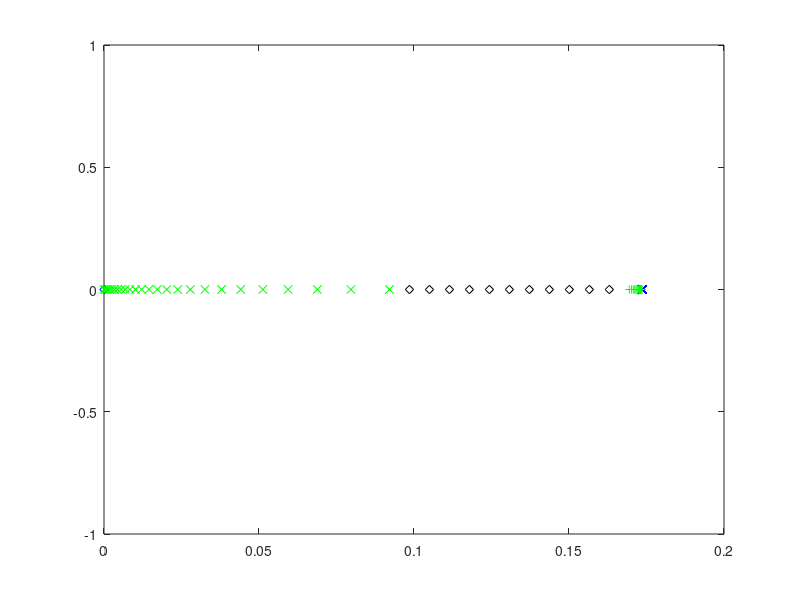
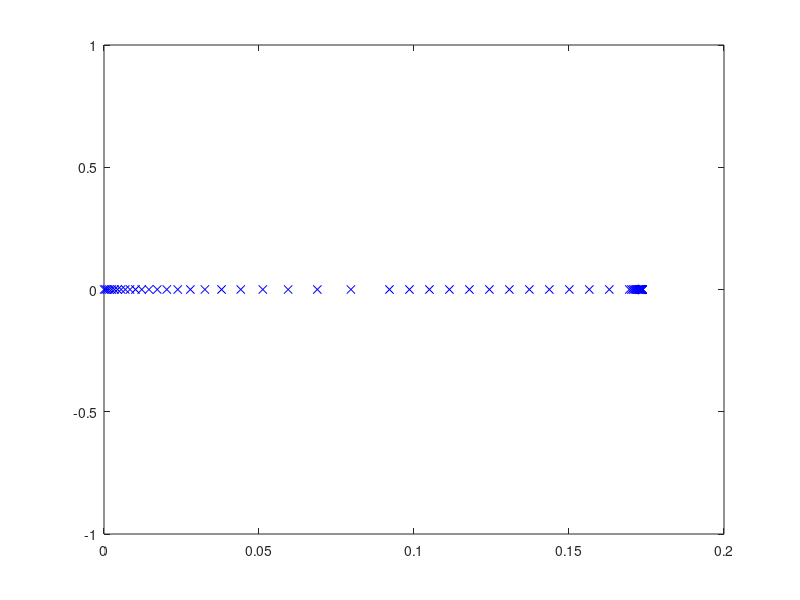

MATLAB code for these plots, in order: (Note: this script raises an error after producing the figures.)
 close all
clear
clc
 
% Dimensional fluid constants (tin as leaves cartridge) for NS
g_dim = 9.8; %m/s^2
save('g_dim.mat','g_dim') 
rho_dim = 1000; %kg/m^3
save('rho_dim.mat','rho_dim') 
nu_dim = 1E-6; %m^2/s
save('nu_dim.mat','nu_dim')
sigma_1e_dim = 72.86E-3;%Kg/s^2 (i.e. N/m)
save('sigma_1e_dim.mat','sigma_1e_dim')
R = .5E-6; %droplet radius

%equilibrium contact angle
theta_c_eq = 60  *pi/180;
save('theta_c_eq.mat','theta_c_eq')

% width of the interfacial phase in metres (recommended 
%value is 1E-9)
width_dim = 1E-9; 
save('width_dim.mat','width_dim')

%IFM coefficients for the free-surface
%Beta for liquid-gas interface (this
%could have a coefficient in front, but we take it to be one)
beta_g_dim = rho_dim*nu_dim/width_dim;
save('beta_g_dim.mat','beta_g_dim')
%Alpha coefficient for liquid-gas interface (this could also
%have a coefficient in front but we also take it to be one, 
%making it the inverse of the beta_g constant)
alpha_g_dim = width_dim/(rho_dim*nu_dim); 
save('alpha_g_dim.mat','alpha_g_dim')
%Surface density at which surface tension is zero 
%(this is taken as the volume density times the width of the 
%surface phase)
rhos_0_dim = rho_dim*width_dim; 
save('rhos_0_dim.mat','rhos_0_dim')
%Equilibrium surface density of liquid-gas 
%interface
rhos1_e_dim = 0.6*rhos_0_dim; 
save('rhos1_e_dim.mat','rhos1_e_dim')
%Proportionality constant for the state equation for surface 
%tension as a function of density on the liquid-gas 
%interface
gamma_g_dim = sigma_1e_dim/(rhos_0_dim-rhos1_e_dim);
save('gamma_g_dim.mat','gamma_g_dim')
%relaxation time of surface 1 in seconds
tau_g_dim = rho_dim*nu_dim*7E-6;
save('tau_g_dim.mat','tau_g_dim')

%solid-gas surface tension
sigma_gs = 0;

%IFM coefficients for the liquid-solid interface
%constant in front of the state equation for the liquid-solid
%surface
gamma_s_dim = gamma_g_dim;
save('gamma_s_dim.mat','gamma_s_dim')
%Equilibrium surface tension for the liqud-solid interface
%(this is a function of other paremeter that we have already
%chosen)
sigma_2e_dim = -sigma_1e_dim*cos(theta_c_eq)+sigma_gs;
save('sigma_2e_dim.mat','sigma_2e_dim')
%equilibrium surface density for liquid-solid surface
%(chosen so as to have a 30 degree static contact angle)
rhos2_e_dim = rhos_0_dim - sigma_2e_dim/gamma_s_dim; 
save('rhos2_e_dim.mat','rhos2_e_dim')
%Beta navier slip
beta_ns_dim = rho_dim*nu_dim/width_dim;   
save('beta_ns_dim.mat','beta_ns_dim')
%alpha coefficient for the solid-liquid interface
alpha_s_dim = alpha_g_dim; 
save('alpha_s_dim.mat','alpha_s_dim')
%relaxation time for the liquid-solid interface
tau_s_dim = rho_dim*nu_dim*7E-6;
save('tau_s_dim.mat','tau_s_dim')

%Unit height 
L_dim = R;
save('L_dim.mat','L_dim') 

%Unit speed
%U_dim = sigma_1e_dim/(rho_dim*nu_dim); %i.e. Ca = 1
U_dim = 1; %m/s
save('U_dim.mat','U_dim')

%Unit time (capillary time based on unit length)
T_dim = L_dim/U_dim; 
save('T_dim.mat','T_dim')



%Unit of pressure 
P_dim = rho_dim*nu_dim*U_dim/L_dim;
save('P_dim.mat','P_dim')

%Dimensionless numbers for the bulk equations
Re = U_dim*L_dim/nu_dim; %Reynolds number
save('Re.mat','Re')
St = 0;%g_dim*L_dim^2/(nu_dim*U_dim); %Stokes number
save('St.mat','St')
Ca = rho_dim*nu_dim*U_dim/sigma_1e_dim; %Capillary number
save('Ca.mat','Ca')

%Dimensionless numbers for the liquid-gas IFM
%dimensionless beta coefficient for the gas interface
Bg = beta_g_dim*U_dim*L_dim/sigma_1e_dim;
save('Bg.mat','Bg')
%dimensionless alpha coefficient for the gas interface
Eg = alpha_g_dim*sigma_1e_dim/(U_dim*L_dim);
save('Eg.mat','Eg')
%Dimensionless constant for the state equation on
%the liquid-gas interface
Cg = gamma_g_dim*rhos_0_dim/sigma_1e_dim;
save('Cg.mat','Cg')
%dimensionless equilibrium density
Dg = rhos1_e_dim/rhos_0_dim; 
save('Dg.mat','Dg')
%dimensionless surface density ratio
Fg = rhos_0_dim/(rho_dim*U_dim*tau_g_dim);
save('Fg.mat','Fg')
%Dimensionless relaxation time
Tg = 0;%tau_g_dim*U_dim/L_dim;
save('Tg.mat','Tg')

%Dimensionless numbers for liquid-gas IFM
%dimensionless beta coefficient for the gas interface
Be = beta_ns_dim*L_dim/(rho_dim*nu_dim*U_dim);
save('Be.mat','Be')
%dimensionless alpha coefficient for the solid-liquid 
%interface
Es = alpha_s_dim*sigma_1e_dim/(U_dim*L_dim);
save('Es.mat','Es')
%dimensionless coefficient of the state equation for the
%liquid-solid interface
Cs = gamma_s_dim*rhos_0_dim/sigma_1e_dim;
save('Cs.mat','Cs')
%dimensionless equilibrium density
Ds = rhos2_e_dim/rhos_0_dim; 
save('Ds.mat','Ds')
%dimensionless surface-density ratio for the liquid-solid
%interface
Fs = rhos_0_dim/(rho_dim*U_dim*tau_s_dim);
save('Fs.mat','Fs')
%Dimensionless relaxation time for solid-liquid interface
Ts = tau_s_dim*U_dim/L_dim;
save('Ts.mat','Ts')

%Contact line dimensionless numbers
So = sigma_gs/sigma_1e_dim;
save('So.mat','So')

%Data for initial configuration of the simulation 
theta_c_ini = 170*pi/180; %radians 
save('theta_c_ini.mat','theta_c_ini')

%z-traslation for the centre of the sphere
trans_z = cos(pi-theta_c_ini);

%distance from origin to apex
h_0 = 1+trans_z;

%initial distance from origin to focus
f = sin(pi-theta_c_ini); %based on the shape of a parabola

%Required mesh resolution
l_min = min(1,5E-3/Ca)/(1000*Be);% .005;% following J&Y IJFNMF 2012 

%spine feet parameters
%this part here sets the number and spacing of the spines closer to the
%contact line. In this region, each odd-numbered spine has one more 
%element to its right than to its left
spine_factor_r =  1.15;%1.15;%;%needs to be slightly bigger than 1     1.05;%
save('spine_factor_r.mat','spine_factor_r')
n_spines_r = 25;% 5;% must be an odd number          5;%
save('n_spines_r.mat','n_spines_r')

%This part defines the number of spines and their separation for the
%following section of the domain. Spines can be more separated here as we 
%do not need such a high resultion furhter away from the contact line
spine_factor_m = 1.2;%                   2;%   
save('spine_factor_m.mat','spine_factor_m')
n_spines_m = 21;% 5;% must be an odd number        
save('n_spines_m.mat','n_spines_m') 

%The following part sets the number and spacing of the spines near the
%inflow boundary. An intermediate section between this one and the last one
%constructed is then created using uniform spacing
l_min_l = .5E-3;% 1E-2;%                .01;%
spine_factor_l = 1.15;% 1.11;% this needs to be slightly bigger than 1, James' value = 1.07
save('spine_factor_l.mat','spine_factor_l')
n_spines_l = 25;% 5;% must be an odd number        5;% 
save('n_spines_l.mat','n_spines_l')


tol_spine_ang = 1E-12; %this is just a numerical parameter to define 
%convergence of the spine lentgh's initial guess

%%
spine_feet = zeros(1,n_spines_r+n_spines_m-1);
spine_feet(1) = f;
spine_feet(2) = f-l_min;
spine_feet(3) = f-l_min*(1+spine_factor_r);
for ii = 4:n_spines_r
    spine_feet(ii) = spine_feet(ii-1) ...
                     - spine_factor_r*(spine_feet(ii-2) ...
                                       - spine_feet(ii-1));
end
figure
plot(spine_feet(1:n_spines_r),zeros(1,n_spines_r),'xb')
hold on
for ii = n_spines_r+1:n_spines_r+n_spines_m-1
    spine_feet(ii) = spine_feet(ii-1) ...
                     - spine_factor_m*(spine_feet(ii-2) ...
                                       - spine_feet(ii-1));
end
plot(spine_feet(n_spines_r+1:n_spines_r+n_spines_m-1),zeros(1,n_spines_m-1),'+g')
plot(0,0,'db')
pause
%constructing the spine feet on the left end
spines_feet_left_end = zeros(1,n_spines_l);
spines_feet_left_end(end) = 0;
spines_feet_left_end(end-1) = 0 + l_min_l;
for ii = 2:n_spines_l-1
    spines_feet_left_end(end-ii) = spines_feet_left_end(end-ii+1) ...
                                   + spine_factor_l ...
                                     *(spines_feet_left_end(end-ii+1) ...
                                       - spines_feet_left_end(end-ii+2));
end
plot(spines_feet_left_end,zeros(1,n_spines_l),'xg')
pause
left_width = spines_feet_left_end(1)-spines_feet_left_end(2);
right_width = spine_feet(end-1)-spine_feet(end);
av_width = (left_width+right_width)/2;
n_inter = ceil((spine_feet(end)-spines_feet_left_end(1))/av_width);
if mod(n_inter,2) ~= 0
    n_inter = n_inter+1;
end
width = (spine_feet(end)-spines_feet_left_end(1))/n_inter;
spine_feet = [spine_feet,zeros(1,n_inter-1)];
for ii = 0:n_inter-2
    spine_feet(end-ii) = spines_feet_left_end(1)+(ii+1)*width;
end
plot(spine_feet(end-n_inter+2:end),zeros(1,n_inter-1),'dk')
pause
%Joining everything
spine_feet = [spine_feet,spines_feet_left_end];
n_spines = length(spine_feet);
save('n_spines.mat','n_spines')
close all
figure
plot(spine_feet,zeros(size(spine_feet)),'xb');

save('spine_feet.mat','spine_feet')
spine_feet_locator = spine_feet/f;
save('spine_feet_locator.mat','spine_feet_locator')

%Chi value for each spine
%This is the coordinate of the bipolar system that corresponds to the
%circle that passes through each spine feet
chi_spines = zeros(1,n_spines);
chi_spines(1) = Inf;
chi_spines(end) = 0;
for ii = 2:n_spines-1
    fun = @(chi) foot_of_chi(chi,f)-spine_feet(ii);
    chi_spines(ii) = fzero(fun,5);
end

%The radius of each spine (from the third spine on) is determined by its
%chi coordinate
R_spines = zeros(1,n_spines);
%we force the second spine to have its centre at the contact line. This is
%so that we can enforce the condition lim_{r\to 0} \partial_{\theta}p = 0,
%by equating the pressure values on the two points of this spine as done in
%S&S CMAME 2011
R_spines(2) = abs(spine_feet(1)-spine_feet(2));
R_spines(3) = abs(spine_feet(1)-spine_feet(3));
R_spines(end) = inf;
for ii = 4:n_spines-1
    R_spines(ii) = f/sinh(chi_spines(ii));
end
save('R_spines.mat','R_spines')
 
%spine length vector intial form
spine_lengths_ini = zeros(n_spines,1);
spine_lengths_ini(1) = f; %this spine is always zero, so we just store f here
spine_lengths_ini(end) = h_0;
%Here we determine the length of each spine (so as to match the initial
%guess for our surface profile)
for ii = 2:n_spines-1
    %We use the bisection method on the angle that each spine defines
    %with a tolerance pre-defined above to assess whet
    theta_l = 0;
%     if ii < 80
        theta_u = 1.01*theta_c_ini;
%     else
%         theta_u = asin(2/R_spines(ii));
%     end
    x_l = spine_feet(ii) + (1-cos(theta_l))*R_spines(ii);
    y_l = sin(theta_l)*R_spines(ii);
    %function f is positive outside the curve that defines the initial
    %surface profile (a circle) and negative inside it 
    f_l = x_l^2+(y_l-cos(pi-theta_c_ini))^2-1;
    x_u = spine_feet(ii) + (1-cos(theta_u))*R_spines(ii);
    y_u = sin(theta_u)*R_spines(ii);
    f_u = x_u^2+(y_u-cos(pi-theta_c_ini))^2-1;
    if f_l*f_u > 0
         disp('warning: wrong initialisation of bisection method') 
         pause
    end
    while theta_u-theta_l > tol_spine_ang
        theta_m = (theta_l + theta_u)/2;
        x_m = spine_feet(ii) + (1-cos(theta_m))*R_spines(ii);
        y_m = sin(theta_m)*R_spines(ii);
        f_m = x_m^2+(y_m-cos(pi-theta_c_ini))^2-1;
        if f_l*f_m > 0
            theta_l = theta_m;
            f_l = f_m;
        elseif f_l*f_m < 0
            theta_u = theta_m;
            f_u = f_m;
        else
            f_l = f_m;
            f_u = f_m;
            theta_l = theta_m;
            theta_u = theta_m;
        end
    end
    spine_lengths_ini(ii) = theta_m*R_spines(ii);
end
save('spine_lengths_ini.mat','spine_lengths_ini')

%total number of global nodes 
n_spines_incr = n_spines_r;%+n_spines_m-1;
save('n_spines_incr.mat','n_spines_incr')
n_const = n_spines-n_spines_incr;
%Sum of a arithmetic progression as spine ii has ii nodes
n_v = (n_spines_incr+1)*(n_spines_incr)/2 + n_spines_incr*n_const;
%(n_spines+1)*(n_spines)/2; 
save('n_v.mat','n_v')


%nodes (i.e. matrix containing the (r,z) coordinates of all nodes where 
%each row is a node and they are listed in order)
Nodes_rz = zeros(n_v,2);
kk = 1;
Nodes_rz(1,:) = [f ,0]; 
alpha_s = zeros(n_v,1); %This vector contains the data on how far along its
%spine the node is
alpha_s(1) = 0;
for ii = 2:n_spines_incr% n_spines-1
    kk = kk+1;
    Nodes_rz(kk,1) = spine_feet(ii);
    Nodes_rz(kk,2) = 0;
    for jj = 2:ii
        kk = kk+1;
        alpha_s(kk) = (jj-1)/(ii-1);
        %angle in the constant chi circle for each node 
        %(arc length over radius)
        theta = alpha_s(kk)*spine_lengths_ini(ii)/R_spines(ii); 
        %x of the node is the foot of the spine plus the circle's radius 
        %minus the radius cos(theta)
        Nodes_rz(kk,1) = spine_feet(ii) + R_spines(ii)*(1-cos(theta));
        Nodes_rz(kk,2) = R_spines(ii)*sin(theta);
    end
end
for ii = n_spines_incr+1:n_spines-1
    kk = kk+1;
    Nodes_rz(kk,1) = spine_feet(ii);
    Nodes_rz(kk,2) = 0;
    for jj = 2:n_spines_incr
        kk = kk+1;
        alpha_s(kk) = (jj-1)/(n_spines_incr-1);
        %angle in the constant chi circle for each node 
        %(arc length over radius)
        theta = alpha_s(kk)*spine_lengths_ini(ii)/R_spines(ii); 
        %x of the node is the foot of the spine plus the circle's radius 
        %minus the radius cos(theta)
        Nodes_rz(kk,1) = spine_feet(ii) + R_spines(ii)*(1-cos(theta));
        Nodes_rz(kk,2) = R_spines(ii)*sin(theta);
    end
end
for ii = n_v-n_spines_incr+1:n_v
    alpha_s(ii) = (ii-(n_v-n_spines_incr +1))/(n_spines_incr-1);
end
save('alpha_s.mat','alpha_s')
Nodes_rz(end-n_spines_incr+1:end,1) = zeros(1,n_spines_incr);
Nodes_rz(end-n_spines_incr+1:end,2) = 0:h_0/(n_spines_incr-1):h_0;
save('Nodes_rz.mat','Nodes_rz')
 


n_v 
pause
close all
%Nodes
figure
plot(Nodes_rz(:,1),Nodes_rz(:,2),'x')
axis equal

%Spine feet and tip node numbers
spine_feet_nodes = zeros(1,n_spines);
spine_tip_nodes = zeros(1,n_spines);
for ii = 1:n_spines_incr
    spine_feet_nodes(ii) = 1+(1+ii-1)*(ii-1)/2;
    spine_tip_nodes(ii) = (ii+1)*(ii)/2;
end
n_nodes_incr = (1+n_spines_incr)*(n_spines_incr)/2;
for ii = n_spines_incr+1:n_spines
    spine_feet_nodes(ii) = 1 + n_nodes_incr ...
                             + (ii-n_spines_incr-1)*n_spines_incr;
    spine_tip_nodes(ii) = n_nodes_incr+(ii-n_spines_incr)*n_spines_incr;
end
save('spine_feet_nodes.mat','spine_feet_nodes')
save('spine_tip_nodes.mat','spine_tip_nodes')



